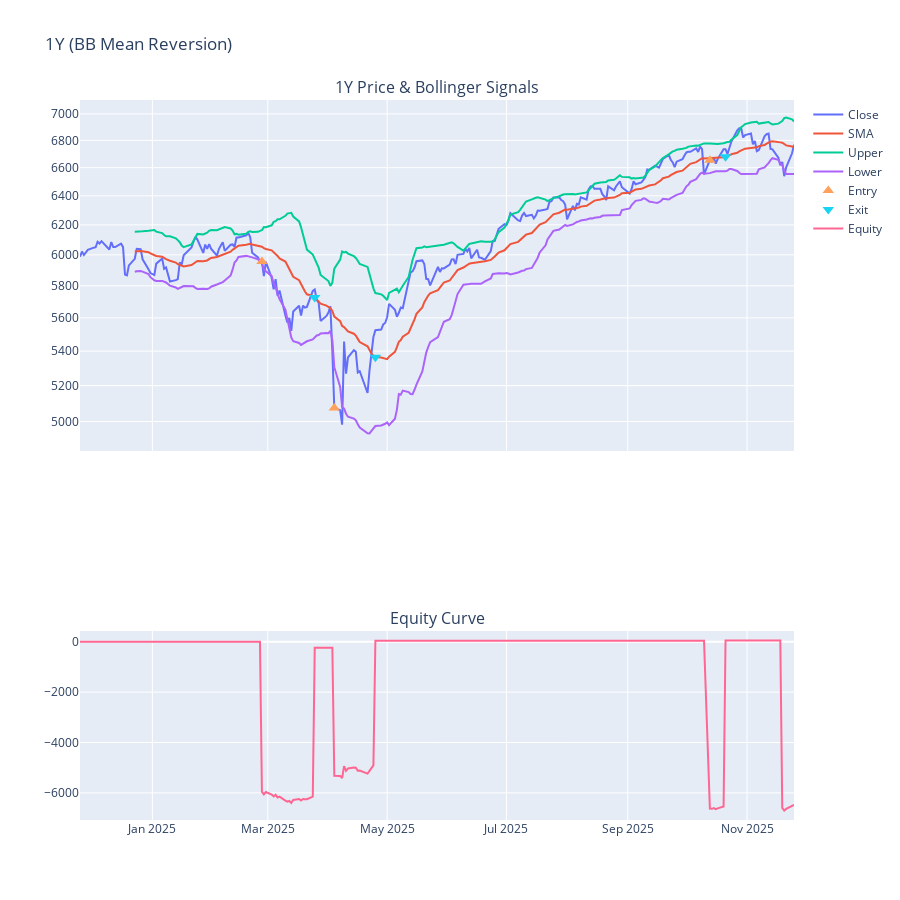
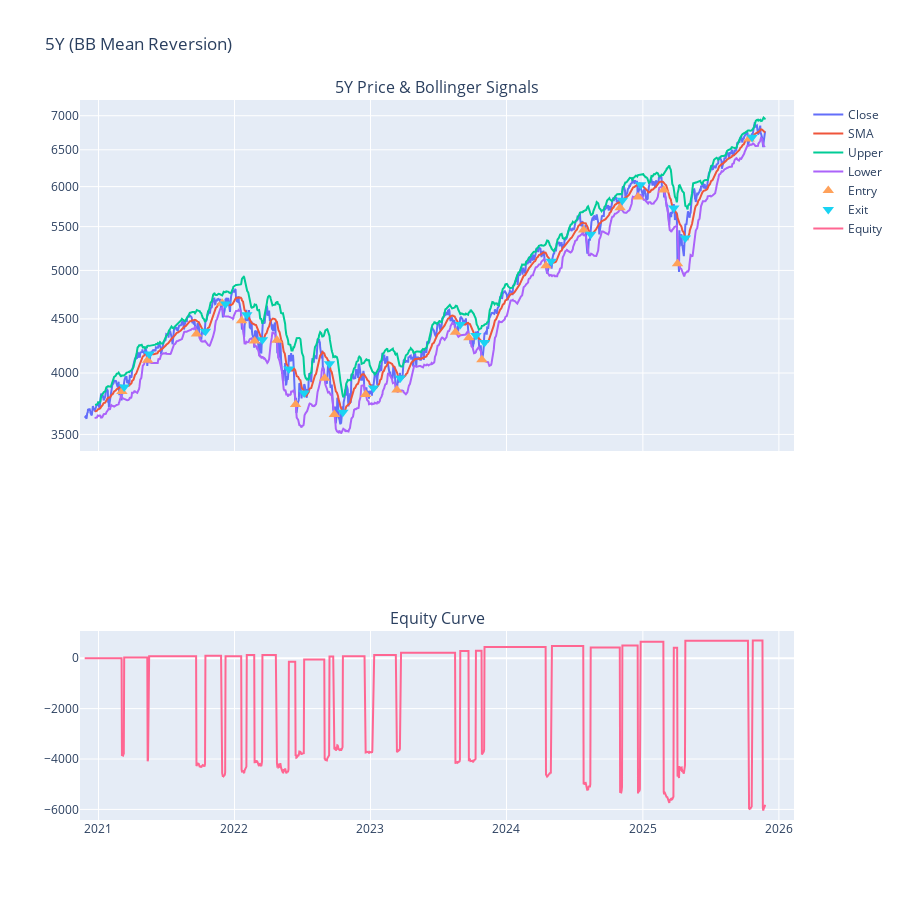
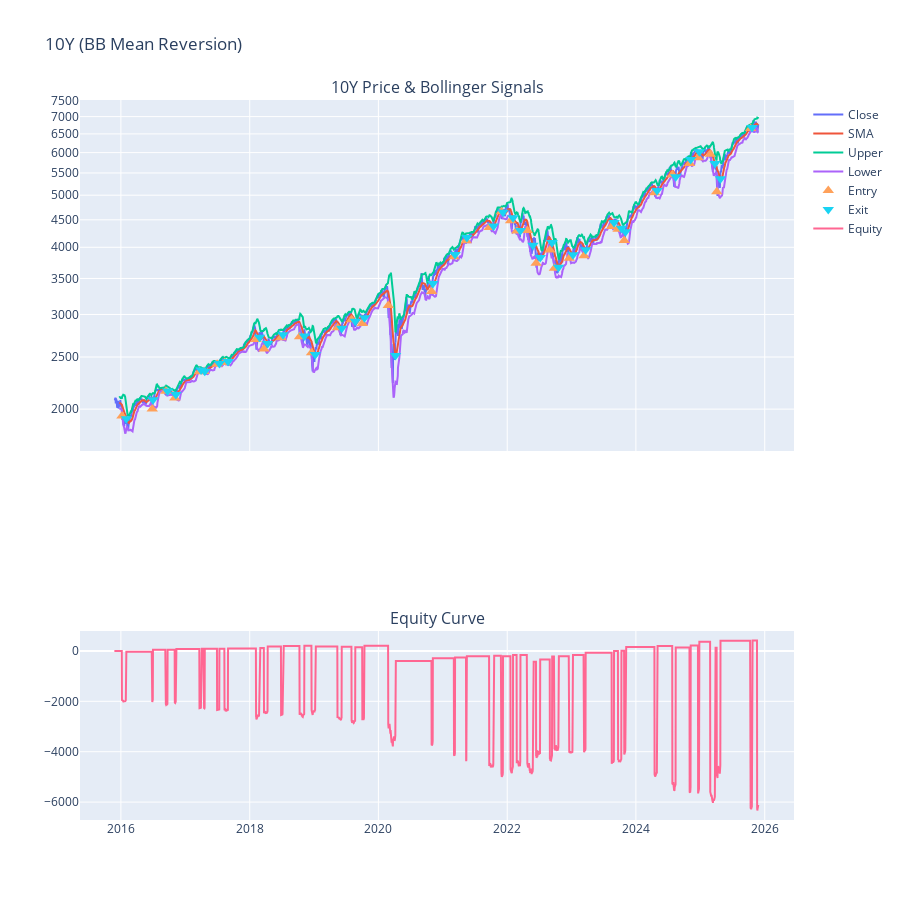

Notebook cell for these charts, in order:
### Code cell
# Backtest Bollinger Mean-Reversion (Strategy A)
import pandas as pd
import numpy as np
import plotly.graph_objects as go
from plotly.subplots import make_subplots
import math
import datetime

# ---------- PARAMETERS ----------
BB_WINDOW = 20
BB_STD_MULT = 2.0
position_size = 1           # shares per trade (changeable)
commission_pct = 0.001      # e.g., 0.001 = 0.1% per trade roundtrip (applied on both entry & exit)
risk_free_rate = 0.0        # for Sharpe (annual)
trading_days_per_year = 252

# ---------- UTILITIES ----------
def compute_bollinger(df, window=BB_WINDOW, std_mult=BB_STD_MULT):
    df = df.copy()
    df['sma'] = df['close_price'].rolling(window).mean()
    df['std'] = df['close_price'].rolling(window).std()
    df['upper'] = df['sma'] + std_mult * df['std']
    df['lower'] = df['sma'] - std_mult * df['std']
    return df

def get_execution_price(df, idx):
    """
    Return execution price for trade executed on row idx (int index).
    Prefer 'open' if present, else 'close'.
    """
    if 'open' in df.columns and not df['open'].isna().iloc[idx]:
        return df['open'].iloc[idx]
    else:
        return df['close_price'].iloc[idx]

# ---------- SIGNAL GENERATION ----------
def generate_signals(df):
    """
    Signal logic:
    - Entry signal (long): close_price < lower band
    - Exit signal: close_price >= sma
    Execution happens next row (i+1).
    Returns df with 'signal' column: 1 = enter (on next bar), -1 = exit (on next bar), 0 = nothing
    """
    df = df.copy().reset_index(drop=True)
    df['below_lower'] = df['close_price'] < df['lower']
    df['at_or_above_sma'] = df['close_price'] >= df['sma']
    df['signal'] = 0

    # Entry when today's close < lower
    df.loc[df['below_lower'], 'signal'] = 1

    # Exit when today's close >= sma
    df.loc[df['at_or_above_sma'], 'signal'] = -1

    # Shift signals to next row for execution (to avoid lookahead)
    df['exec_signal'] = df['signal'].shift(1).fillna(0).astype(int)
    return df

# ---------- BACKTEST ENGINE ----------
def backtest(df):
    """
    Run vectorized-ish backtest.
    Returns a dict with trades, equity series, metrics and df with positions.
    """
    df = df.copy().reset_index(drop=True)
    df = compute_bollinger(df)
    df = generate_signals(df)

    # state
    position = 0                # 0 or 1 (no shorting)
    entry_price = np.nan
    cash = 0.0                  # start at zero capital; equity evolves from P&L (we'll treat initial capital = cost of first entry)
    equity = []
    trades = []

    # Keep track of unrealized P&L for equity curve
    # We'll set initial cash to 0 and compute equity as cumulative pnl + cash.
    cumulative_pnl = 0.0

    # For clarity, store per-row trade executions and position
    df['position'] = 0
    df['trade_price'] = np.nan
    df['trade_type'] = None    # 'entry' or 'exit'
    df['pnl'] = 0.0
    df['cash'] = 0.0
    df['equity'] = 0.0

    for i in range(len(df)):
        row = df.iloc[i]
        exec_sig = int(row['exec_signal'])

        # Execute entry
        if exec_sig == 1 and position == 0:
            # Enter long at next bar price (if exists)
            # Ensure there is an execution bar (we're at bar i)
            exec_price = get_execution_price(df, i)
            position = 1
            entry_price = exec_price
            entry_commission = position_size * exec_price * commission_pct
            cash -= position_size * exec_price + entry_commission
            df.at[i, 'trade_price'] = exec_price
            df.at[i, 'trade_type'] = 'entry'
            trades.append({
                'type': 'entry',
                'index': i,
                'date': df.at[i, 'date'],
                'price': exec_price,
                'size': position_size,
                'commission': entry_commission
            })

        # Execute exit
        # Execute exit
        elif exec_sig == -1 and position == 1:
        # For mean-reverting strategy, exit at SMA price when price crosses back to mean
          exec_price = df.iloc[i]['sma']  # Use SMA price instead of close/open
        # Realized P&L
          gross_pnl = position_size * (exec_price - entry_price)
          exit_commission = position_size * exec_price * commission_pct
          realized = gross_pnl - exit_commission
          cash += position_size * exec_price - exit_commission
          cumulative_pnl += gross_pnl - (position_size * entry_price * commission_pct) - exit_commission
          df.at[i, 'trade_price'] = exec_price
          df.at[i, 'trade_type'] = 'exit'
          df.at[i, 'pnl'] = realized
          trades.append({
          'type': 'exit',
          'index': i,
          'date': df.at[i, 'date'],
          'price': exec_price,  # This will now be the SMA price
          'size': position_size,
          'commission': exit_commission,
          'realized_pnl': realized,
          'entry_price': entry_price
          })
          position = 0
          entry_price = np.nan
        # mark position and equity (mark-to-market)
        df.at[i, 'position'] = position
        # unrealized pnl:
        if position == 1:
          current_price = row['close_price']
          unrealized = position_size * (current_price - entry_price)
        else:
          unrealized = 0.0

        total_equity = cash + unrealized
        df.at[i, 'cash'] = cash
        df.at[i, 'equity'] = total_equity
        equity.append(total_equity)

    # fill forward equity
    df['equity'] = pd.Series(equity, index=df.index)

    # If no trades, return early
    if len(trades) == 0:
        metrics = {'message': 'No trades triggered in this dataset.'}
        return {'df': df, 'trades': trades, 'metrics': metrics}

    # Build per-trade P&L table: match entry-exit pairs
    paired_trades = []
    entry = None
    for t in trades:
        if t['type'] == 'entry':
            entry = t
        elif t['type'] == 'exit' and entry is not None:
            paired = {
                'entry_index': entry['index'],
                'entry_date': entry['date'],
                'entry_price': entry['price'],
                'exit_index': t['index'],
                'exit_date': t['date'],
                'exit_price': t['price'],
                'size': entry['size'],
                'pnl': t['realized_pnl']
            }
            paired_trades.append(paired)
            entry = None

    trades_df = pd.DataFrame(paired_trades)

    # PERFORMANCE METRICS
    # Equity series -> compute returns (daily returns of equity)
    # If initial capital is zero (we used cash based), we want to normalize: set initial capital = first positive cash outflow (cost of first entry) or 1.0
    initial_capital = abs(trades[0]['price'] * position_size) if trades else 1.0
    # Build portfolio value series starting from initial capital (to compute returns)
    portfolio_value = df['equity'].copy()
    # If portfolio starts negative (because of cash negative on first entry), shift to sensible baseline:
    if portfolio_value.iloc[0] <= 0:
        shift = initial_capital - portfolio_value.iloc[0]
        portfolio_value = portfolio_value + shift
    # If portfolio_value contains NaN, fill forward
    portfolio_value = portfolio_value.fillna(method='ffill').fillna(initial_capital)

    # compute daily returns
    pv = portfolio_value
    daily_ret = pv.pct_change().fillna(0)

    total_return = (pv.iloc[-1] / pv.iloc[0]) - 1.0
    num_days = (df['date'].iloc[-1] - df['date'].iloc[0]).days
    years = num_days / 365.25 if num_days > 0 else 1.0
    CAGR = (pv.iloc[-1] / pv.iloc[0]) ** (1.0 / years) - 1.0 if years > 0 else np.nan

    ann_vol = daily_ret.std() * math.sqrt(trading_days_per_year)
    sharpe = (daily_ret.mean() * trading_days_per_year - risk_free_rate) / ann_vol if ann_vol > 0 else np.nan

    # max drawdown
    rolling_max = pv.cummax()
    drawdown = (pv - rolling_max) / rolling_max
    max_drawdown = drawdown.min()

    win_trades = trades_df[trades_df['pnl'] > 0]
    loss_trades = trades_df[trades_df['pnl'] <= 0]
    win_rate = len(win_trades) / len(trades_df) if len(trades_df) else np.nan
    gross_profit = win_trades['pnl'].sum() if len(win_trades) else 0.0
    gross_loss = loss_trades['pnl'].abs().sum() if len(loss_trades) else 0.0
    profit_factor = (gross_profit / gross_loss) if gross_loss > 0 else np.nan

    metrics = {
        'initial_capital_estimate': initial_capital,
        'ending_portfolio_value': pv.iloc[-1],
        'total_return': total_return,
        'CAGR': CAGR,
        'annual_volatility': ann_vol,
        'sharpe': sharpe,
        'max_drawdown': max_drawdown,
        'num_trades': len(trades_df),
        'win_rate': win_rate,
        'profit_factor': profit_factor,
    }

    return {'df': df, 'trades': trades_df, 'metrics': metrics}

# ---------- PLOTTING ----------
def plot_backtest_results(result, title_prefix="Backtest"):
    df = result['df']
    trades = result['trades']
    metrics = result['metrics']

    # Price chart with bands and signals
    fig = make_subplots(rows=2, cols=1, shared_xaxes=True,
                        row_heights=[0.65, 0.35],
                        subplot_titles=(f"{title_prefix} Price & Bollinger Signals", "Equity Curve"))

    fig.add_trace(go.Scatter(x=df['date'], y=df['close_price'], mode='lines', name='Close'), row=1, col=1)
    fig.add_trace(go.Scatter(x=df['date'], y=df['sma'], mode='lines', name='SMA'), row=1, col=1)
    fig.add_trace(go.Scatter(x=df['date'], y=df['upper'], mode='lines', name='Upper'), row=1, col=1)
    fig.add_trace(go.Scatter(x=df['date'], y=df['lower'], mode='lines', name='Lower'), row=1, col=1)

    # plot entry/exit markers (use trades df indexes)
    if not trades.empty:
        fig.add_trace(go.Scatter(
            x=trades['entry_date'], y=trades['entry_price'],
            mode='markers', marker=dict(symbol='triangle-up', size=10),
            name='Entry'), row=1, col=1
        )
        fig.add_trace(go.Scatter(
            x=trades['exit_date'], y=trades['exit_price'],
            mode='markers', marker=dict(symbol='triangle-down', size=10),
            name='Exit'), row=1, col=1
        )

    # Equity
    fig.add_trace(go.Scatter(x=df['date'], y=df['equity'], mode='lines', name='Equity'), row=2, col=1)

    fig.update_yaxes(type='log', row=1, col=1)  # keep same log scale if desired
    fig.update_layout(height=900, title_text=f"{title_prefix} (BB Mean Reversion)")

    fig.show()

    # Print metrics
    print("=== Performance Metrics ===")
    for k, v in metrics.items():
        if isinstance(v, float):
            print(f"{k}: {v:.6f}")
        else:
            print(f"{k}: {v}")

    # Show trades table if any
    if not trades.empty:
        display(trades)

# ---------- RUN FOR EACH TIME HORIZON ----------
def run_all_backtests(df_sp500):
    # we assume df_sp500['date'] and 'close_price' exist and df_sp500 sorted
    end = df_sp500['date'].max()
    one_year = df_sp500[df_sp500['date'] >= end - pd.DateOffset(years=1)].copy().reset_index(drop=True)
    five_year = df_sp500[df_sp500['date'] >= end - pd.DateOffset(years=5)].copy().reset_index(drop=True)
    ten_year = df_sp500.copy().reset_index(drop=True)

    results = {}
    for label, df in [('1Y', one_year), ('5Y', five_year), ('10Y', ten_year)]:
        print(f"\n--- Running backtest for {label} ({len(df)} rows) ---")
        # Prepare df: ensure needed columns exist
        if 'close_price' not in df.columns:
            raise ValueError("df must contain 'close_price' column")
        df = compute_bollinger(df)
        res = backtest(df)
        results[label] = res
        plot_backtest_results(res, title_prefix=label)

    return results

# To run:
results = run_all_backtests(df_sp500)

### Figure 1 — Plotly figure (JSON) as saved in the notebook; plotly's stock layout.template omitted (floating-point values rounded to 4 significant figures; data arrays with more than 128 entries replaced by an {"elided": "..."} marker saying what was removed)
{"data": [{"mode": "lines", "name": "Close", "type": "scatter", "x": {"elided": "251 str values"}, "xaxis": "x", "y": {"elided": "251 float values"}, "yaxis": "y"}, {"mode": "lines", "name": "SMA", "type": "scatter", "x": {"elided": "251 str values"}, "xaxis": "x", "y": {"elided": "251 float values"}, "yaxis": "y"}, {"mode": "lines", "name": "Upper", "type": "scatter", "x": {"elided": "251 str values"}, "xaxis": "x", "y": {"elided": "251 float values"}, "yaxis": "y"}, {"mode": "lines", "name": "Lower", "type": "scatter", "x": {"elided": "251 str values"}, "xaxis": "x", "y": {"elided": "251 float values"}, "yaxis": "y"}, {"marker": {"size": 10, "symbol": "triangle-up"}, "mode": "markers", "name": "Entry", "type": "scatter", "x": ["2025-02-26T00:00:00.000000000", "2025-04-04T00:00:00.000000000", "2025-10-13T00:00:00.000000000"], "xaxis": "x", "y": [5956.0, 5074.0, 6655.0], "yaxis": "y"}, {"marker": {"size": 10, "symbol": "triangle-down"}, "mode": "markers", "name": "Exit", "type": "scatter", "x": ["2025-03-25T00:00:00.000000000", "2025-04-25T00:00:00.000000000", "2025-10-21T00:00:00.000000000"], "xaxis": "x", "y": [5727.0, 5365.0, 6680.0], "yaxis": "y"}, {"mode": "lines", "name": "Equity", "type": "scatter", "x": {"elided": "251 str values"}, "xaxis": "x2", "y": {"elided": "251 float values"}, "yaxis": "y2"}], "layout": {"annotations": [{"font": {"size": 16}, "showarrow": false, "text": "1Y Price & Bollinger Signals", "x": 0.5, "xanchor": "center", "xref": "paper", "y": 1, "yanchor": "bottom", "yref": "paper"}, {"font": {"size": 16}, "showarrow": false, "text": "Equity Curve", "x": 0.5, "xanchor": "center", "xref": "paper", "y": 0.2625, "yanchor": "bottom", "yref": "paper"}], "height": 900, "title": {"text": "1Y (BB Mean Reversion)"}, "xaxis": {"anchor": "y", "domain": [0, 1], "matches": "x2", "showticklabels": false}, "xaxis2": {"anchor": "y2", "domain": [0, 1]}, "yaxis": {"anchor": "x", "domain": [0.5125, 1], "type": "log"}, "yaxis2": {"anchor": "x2", "domain": [0, 0.2625]}}}

### Figure 2 — Plotly figure (JSON) as saved in the notebook; plotly's stock layout.template omitted (floating-point values rounded to 4 significant figures; data arrays with more than 128 entries replaced by an {"elided": "..."} marker saying what was removed)
{"data": [{"mode": "lines", "name": "Close", "type": "scatter", "x": {"elided": "1256 str values"}, "xaxis": "x", "y": {"elided": "1256 float values"}, "yaxis": "y"}, {"mode": "lines", "name": "SMA", "type": "scatter", "x": {"elided": "1256 str values"}, "xaxis": "x", "y": {"elided": "1256 float values"}, "yaxis": "y"}, {"mode": "lines", "name": "Upper", "type": "scatter", "x": {"elided": "1256 str values"}, "xaxis": "x", "y": {"elided": "1256 float values"}, "yaxis": "y"}, {"mode": "lines", "name": "Lower", "type": "scatter", "x": {"elided": "1256 str values"}, "xaxis": "x", "y": {"elided": "1256 float values"}, "yaxis": "y"}, {"marker": {"size": 10, "symbol": "triangle-up"}, "mode": "markers", "name": "Entry", "type": "scatter", "x": ["2021-03-05T00:00:00.000000000", "2021-05-13T00:00:00.000000000", "2021-09-21T00:00:00.000000000", "2021-11-29T00:00:00.000000000", "2022-01-20T00:00:00.000000000", "2022-02-24T00:00:00.000000000", "2022-04-25T00:00:00.000000000", "2022-06-14T00:00:00.000000000", "2022-08-31T00:00:00.000000000", "2022-09-26T00:00:00.000000000", "2022-12-19T00:00:00.000000000", "2023-03-13T00:00:00.000000000", "2023-08-17T00:00:00.000000000", "2023-09-22T00:00:00.000000000", "2023-10-27T00:00:00.000000000", "2024-04-16T00:00:00.000000000", "2024-07-26T00:00:00.000000000", "2024-11-01T00:00:00.000000000", "2024-12-19T00:00:00.000000000", "2025-02-26T00:00:00.000000000", "2025-04-04T00:00:00.000000000", "2025-10-13T00:00:00.000000000"], "xaxis": "x", "y": [3842.0, 4112.0, 4354.0, 4655.0, 4483.0, 4289.0, 4296.0, 3735.0, 3955.0, 3655.0, 3818.0, 3856.0, 4370.0, 4320.0, 4117.0, 5051.0, 5459.0, 5729.0, 5867.0, 5956.0, 5074.0, 6655.0], "yaxis": "y"}, {"marker": {"size": 10, "symbol": "triangle-down"}, "mode": "markers", "name": "Exit", "type": "scatter", "x": ["2021-03-11T00:00:00.000000000", "2021-05-17T00:00:00.000000000", "2021-10-15T00:00:00.000000000", "2021-12-08T00:00:00.000000000", "2022-02-03T00:00:00.000000000", "2022-03-17T00:00:00.000000000", "2022-05-27T00:00:00.000000000", "2022-07-07T00:00:00.000000000", "2022-09-13T00:00:00.000000000", "2022-10-19T00:00:00.000000000", "2023-01-09T00:00:00.000000000", "2023-03-22T00:00:00.000000000", "2023-08-30T00:00:00.000000000", "2023-10-11T00:00:00.000000000", "2023-11-03T00:00:00.000000000", "2024-04-30T00:00:00.000000000", "2024-08-14T00:00:00.000000000", "2024-11-07T00:00:00.000000000", "2024-12-26T00:00:00.000000000", "2025-03-25T00:00:00.000000000", "2025-04-25T00:00:00.000000000", "2025-10-21T00:00:00.000000000"], "xaxis": "x", "y": [3880.0, 4169.0, 4381.0, 4648.0, 4540.0, 4301.0, 4036.0, 3831.0, 4081.0, 3673.0, 3872.0, 3958.0, 4446.0, 4340.0, 4275.0, 5101.0, 5410.0, 5823.0, 6025.0, 5727.0, 5365.0, 6680.0], "yaxis": "y"}, {"mode": "lines", "name": "Equity", "type": "scatter", "x": {"elided": "1256 str values"}, "xaxis": "x2", "y": {"elided": "1256 float values"}, "yaxis": "y2"}], "layout": {"annotations": [{"font": {"size": 16}, "showarrow": false, "text": "5Y Price & Bollinger Signals", "x": 0.5, "xanchor": "center", "xref": "paper", "y": 1, "yanchor": "bottom", "yref": "paper"}, {"font": {"size": 16}, "showarrow": false, "text": "Equity Curve", "x": 0.5, "xanchor": "center", "xref": "paper", "y": 0.2625, "yanchor": "bottom", "yref": "paper"}], "height": 900, "title": {"text": "5Y (BB Mean Reversion)"}, "xaxis": {"anchor": "y", "domain": [0, 1], "matches": "x2", "showticklabels": false}, "xaxis2": {"anchor": "y2", "domain": [0, 1]}, "yaxis": {"anchor": "x", "domain": [0.5125, 1], "type": "log"}, "yaxis2": {"anchor": "x2", "domain": [0, 0.2625]}}}

### Figure 3 — Plotly figure (JSON) as saved in the notebook; plotly's stock layout.template omitted (floating-point values rounded to 4 significant figures; data arrays with more than 128 entries replaced by an {"elided": "..."} marker saying what was removed)
{"data": [{"mode": "lines", "name": "Close", "type": "scatter", "x": {"elided": "2515 str values"}, "xaxis": "x", "y": {"elided": "2515 float values"}, "yaxis": "y"}, {"mode": "lines", "name": "SMA", "type": "scatter", "x": {"elided": "2515 str values"}, "xaxis": "x", "y": {"elided": "2515 float values"}, "yaxis": "y"}, {"mode": "lines", "name": "Upper", "type": "scatter", "x": {"elided": "2515 str values"}, "xaxis": "x", "y": {"elided": "2515 float values"}, "yaxis": "y"}, {"mode": "lines", "name": "Lower", "type": "scatter", "x": {"elided": "2515 str values"}, "xaxis": "x", "y": {"elided": "2515 float values"}, "yaxis": "y"}, {"marker": {"size": 10, "symbol": "triangle-up"}, "mode": "markers", "name": "Entry", "type": "scatter", "x": ["2016-01-07T00:00:00.000000000", "2016-06-27T00:00:00.000000000", "2016-09-12T00:00:00.000000000", "2016-11-02T00:00:00.000000000", "2017-03-22T00:00:00.000000000", "2017-04-17T00:00:00.000000000", "2017-06-30T00:00:00.000000000", "2017-08-11T00:00:00.000000000", "2018-02-06T00:00:00.000000000", "2018-03-23T00:00:00.000000000", "2018-06-28T00:00:00.000000000", "2018-10-11T00:00:00.000000000", "2018-12-18T00:00:00.000000000", "2019-05-14T00:00:00.000000000", "2019-08-02T00:00:00.000000000", "2019-10-02T00:00:00.000000000", "2020-02-26T00:00:00.000000000", "2020-10-29T00:00:00.000000000", "2021-03-05T00:00:00.000000000", "2021-05-13T00:00:00.000000000", "2021-09-21T00:00:00.000000000", "2021-11-29T00:00:00.000000000", "2022-01-20T00:00:00.000000000", "2022-02-24T00:00:00.000000000", "2022-04-25T00:00:00.000000000", "2022-06-14T00:00:00.000000000", "2022-08-31T00:00:00.000000000", "2022-09-26T00:00:00.000000000", "2022-12-19T00:00:00.000000000", "2023-03-13T00:00:00.000000000", "2023-08-17T00:00:00.000000000", "2023-09-22T00:00:00.000000000", "2023-10-27T00:00:00.000000000", "2024-04-16T00:00:00.000000000", "2024-07-26T00:00:00.000000000", "2024-11-01T00:00:00.000000000", "2024-12-19T00:00:00.000000000", "2025-02-26T00:00:00.000000000", "2025-04-04T00:00:00.000000000", "2025-10-13T00:00:00.000000000"], "xaxis": "x", "y": [1943.0, 2001.0, 2159.0, 2098.0, 2348.0, 2349.0, 2423.0, 2441.0, 2695.0, 2588.0, 2716.0, 2728.0, 2546.0, 2834.0, 2932.0, 2888.0, 3116.0, 3310.0, 3842.0, 4112.0, 4354.0, 4655.0, 4483.0, 4289.0, 4296.0, 3735.0, 3955.0, 3655.0, 3818.0, 3856.0, 4370.0, 4320.0, 4117.0, 5051.0, 5459.0, 5729.0, 5867.0, 5956.0, 5074.0, 6655.0], "yaxis": "y"}, {"marker": {"size": 10, "symbol": "triangle-down"}, "mode": "markers", "name": "Exit", "type": "scatter", "x": ["2016-02-01T00:00:00.000000000", "2016-07-01T00:00:00.000000000", "2016-09-22T00:00:00.000000000", "2016-11-08T00:00:00.000000000", "2017-03-31T00:00:00.000000000", "2017-04-21T00:00:00.000000000", "2017-07-13T00:00:00.000000000", "2017-08-31T00:00:00.000000000", "2018-02-26T00:00:00.000000000", "2018-04-13T00:00:00.000000000", "2018-07-09T00:00:00.000000000", "2018-11-07T00:00:00.000000000", "2019-01-08T00:00:00.000000000", "2019-06-07T00:00:00.000000000", "2019-08-23T00:00:00.000000000", "2019-10-14T00:00:00.000000000", "2020-04-07T00:00:00.000000000", "2020-11-05T00:00:00.000000000", "2021-03-11T00:00:00.000000000", "2021-05-17T00:00:00.000000000", "2021-10-15T00:00:00.000000000", "2021-12-08T00:00:00.000000000", "2022-02-03T00:00:00.000000000", "2022-03-17T00:00:00.000000000", "2022-05-27T00:00:00.000000000", "2022-07-07T00:00:00.000000000", "2022-09-13T00:00:00.000000000", "2022-10-19T00:00:00.000000000", "2023-01-09T00:00:00.000000000", "2023-03-22T00:00:00.000000000", "2023-08-30T00:00:00.000000000", "2023-10-11T00:00:00.000000000", "2023-11-03T00:00:00.000000000", "2024-04-30T00:00:00.000000000", "2024-08-14T00:00:00.000000000", "2024-11-07T00:00:00.000000000", "2024-12-26T00:00:00.000000000", "2025-03-25T00:00:00.000000000", "2025-04-25T00:00:00.000000000", "2025-10-21T00:00:00.000000000"], "xaxis": "x", "y": [1920.0, 2082.0, 2161.0, 2129.0, 2364.0, 2352.0, 2432.0, 2453.0, 2722.0, 2649.0, 2750.0, 2736.0, 2529.0, 2827.0, 2914.0, 2959.0, 2516.0, 3424.0, 3880.0, 4169.0, 4381.0, 4648.0, 4540.0, 4301.0, 4036.0, 3831.0, 4081.0, 3673.0, 3872.0, 3958.0, 4446.0, 4340.0, 4275.0, 5101.0, 5410.0, 5823.0, 6025.0, 5727.0, 5365.0, 6680.0], "yaxis": "y"}, {"mode": "lines", "name": "Equity", "type": "scatter", "x": {"elided": "2515 str values"}, "xaxis": "x2", "y": {"elided": "2515 float values"}, "yaxis": "y2"}], "layout": {"annotations": [{"font": {"size": 16}, "showarrow": false, "text": "10Y Price & Bollinger Signals", "x": 0.5, "xanchor": "center", "xref": "paper", "y": 1, "yanchor": "bottom", "yref": "paper"}, {"font": {"size": 16}, "showarrow": false, "text": "Equity Curve", "x": 0.5, "xanchor": "center", "xref": "paper", "y": 0.2625, "yanchor": "bottom", "yref": "paper"}], "height": 900, "title": {"text": "10Y (BB Mean Reversion)"}, "xaxis": {"anchor": "y", "domain": [0, 1], "matches": "x2", "showticklabels": false}, "xaxis2": {"anchor": "y2", "domain": [0, 1]}, "yaxis": {"anchor": "x", "domain": [0.5125, 1], "type": "log"}, "yaxis2": {"anchor": "x2", "domain": [0, 0.2625]}}}
